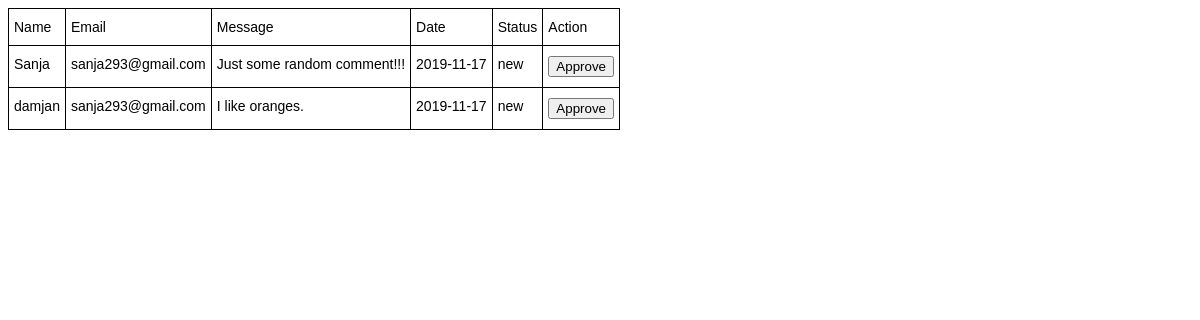
The app's page /admin.php with its own data.
### tables this page shows
CREATE TABLE `comments` (
  `id` int(11) NOT NULL,
  `name` varchar(100) NOT NULL,
  `date` date NOT NULL DEFAULT current_timestamp(),
  `email` varchar(100) NOT NULL,
  `message` varchar(1000) NOT NULL,
  `status` varchar(10) NOT NULL DEFAULT 'new'
);

### admin.php (the view, shortened to what this page needs)
<!DOCTYPE html>
<html lang="en">
<head>
    <link rel="stylesheet" href="styles.css">
</head>
<body>
    <?php
    include('connect.php');
    $stm = $pdo->query("SELECT * FROM `comments` WHERE status = \"new\"");
    $comments = $stm->fetchAll();
    ?>
    <table class="tg">
        <tr>
            <th class="tg-0lax">Name</th>
            <th class="tg-0lax">Email</th>
            <th class="tg-0lax">Message</th>
            <th class="tg-0lax">Date</th>
            <th class="tg-0lax">Status</th>
            <th class="tg-0lax">Action</th>
        </tr>
        <?php
        foreach ($comments as $comment) {
            echo "<tr>
            <td class='tg-0lax'>{$comment["name"]}</td>
            <td class='tg-0lax'>{$comment["email"]}</td>
            <td class='tg-0lax'>{$comment["message"]}</td>
            <td class='tg-0lax'>{$comment["date"]}</td>
            <td class='tg-0lax'>{$comment["status"]}</td>
            <td class='tg-0lax'>
                <form action='approve_comment.php' method='post'>
                    <input type='submit' value='Approve' />
                    <input type='hidden' name='comment_id' value='{$comment["id"]}' />
                </form>
            </td>
        </tr>";
        }
        ?>
    </table>
</body>
</html>

### styles.css (style rules this page uses)
.tg { border-collapse:collapse;border-spacing:0; }
.tg td { font-family:Arial, sans-serif;font-size:14px;padding:10px 5px;border-style:solid;border-width:1px;overflow:hidden;word-break:normal;border-color:black; }
.tg th { font-family:Arial, sans-serif;font-size:14px;font-weight:normal;padding:10px 5px;border-style:solid;border-width:1px;overflow:hidden;word-break:normal;border-color:black; }
.tg .tg-0lax { text-align:left;vertical-align:top }

### records on screen
comments: name "Sanja", email "sanja293@gmail.com", message "Just some random comment!!!", date "2019-11-17", status "new"
comments: name "damjan", email "sanja293@gmail.com", message "I like oranges.", date "2019-11-17", status "new"
